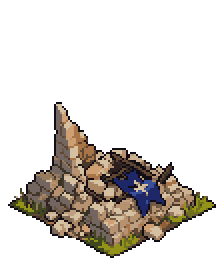
#> input picture assets/pixellab/buildings/town_tower/ruins.png, 112 x 136 px, found by its file name (shown 2 times larger)
$ python bell_ruins_from_tower.py
#> lines starting #> are read from the running program, lines starting #| are printed output that depends on the picture; after the words box and inside, x2 and y2 are one past the last pixel; in counts of white or black regions, pixels touching at a corner belong together
"""The bell tower's ruins: the approved town_tower ruins (PixelLab, footprint 1.6) scaled to the bell tower's 1.1 plot
with a premultiplied Lanczos downscale, snapped back to the source's 32-colour palette, outlined, and placed so the
two anchors meet. Run after finish_bell.py (which writes intact and damaged; its own ruins were rejected as too rough).
Usage (from the project root): python tools/dev/ref_convert/bell_ruins_from_tower.py
"""
import numpy as np
from PIL import Image

D = "assets/pixellab/buildings/"
src = Image.open(D + "town_tower/ruins.png").convert("RGBA")
#> src is the input picture: PIL image 112x136 RGBA; mean R, G, B, A 28.4, 24, 19.2, 61.6
k = 1.1 / 1.6
nw, nh = round(src.width * k), round(src.height * k)
#> nw = 77; nh = 94
sm = src.convert("RGBa").resize((nw, nh), Image.LANCZOS).convert("RGBA")
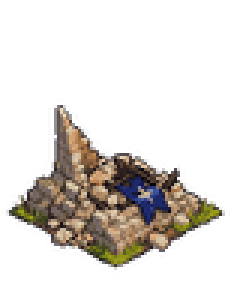
#> sm: PIL image 77x94 RGBA (shown 3 times larger); mean R, G, B, A 30, 25.4, 20.3, 61.6; transparent parts drawn white
al = np.array(sm.getchannel("A")) >= 120
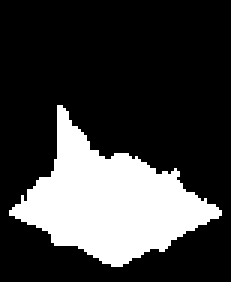
#> al: shape (94, 77) bool (shown 3 times larger); 24.2% white; 1 white region, box (x1, y1, x2, y2) and area: (3, 35, 74, 89) 1751
pal = src.convert("RGB").quantize(colors=32, method=Image.Quantize.MEDIANCUT, dither=Image.Dither.NONE)
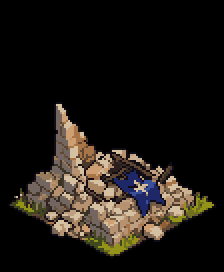
#> pal: PIL image 112x136 P (shown 2 times larger); mean R, G, B 28.4, 24, 19.2
q = sm.convert("RGB").quantize(palette=pal, dither=Image.Dither.NONE).convert("RGB")
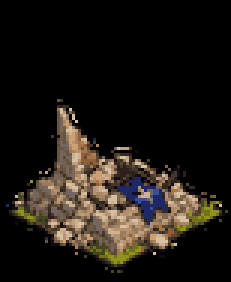
#> q: PIL image 77x94 RGB (shown 3 times larger); mean R, G, B 29.7, 24.9, 19.4
a = np.zeros((nh, nw, 4), np.uint8)
a[..., :3] = np.array(q)
a[..., 3] = np.where(al, 255, 0)
p = np.pad(al, 1)
#> p: shape (96, 79) bool; 23.1% white; 1 white region, box (x1, y1, x2, y2) and area: (4, 36, 75, 90) 1751
edge = al & ~(p[:-2, 1:-1] & p[2:, 1:-1] & p[1:-1, :-2] & p[1:-1, 2:])
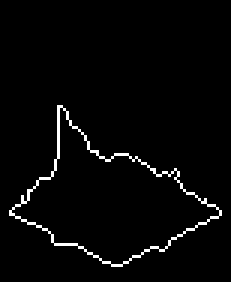
#> edge: shape (94, 77) bool (shown 3 times larger); 2.6% white in thin lines or dots, all inside (x1, y1, x2, y2) = (3, 35, 74, 89)
a[edge, :3] = (a[edge, :3] * 0.4 + np.array([34, 26, 24]) * 0.6).astype(np.uint8)
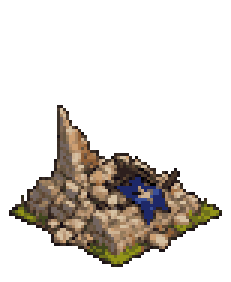
#> a: shape (94, 77, 4) (shown 3 times larger); mean R, G, B, A 29.2, 24.5, 19.1, 61.7; transparent parts drawn white
# town_tower's anchor (60, 172), scaled, lands on the bell tower's anchor (73, 200) on its 152 x 220 canvas
canvas = np.zeros((220, 152, 4), np.uint8)
ox, oy = round(73 - 60 * k), round(200 - 172 * k)
canvas[oy:oy + nh, ox:ox + nw] = a
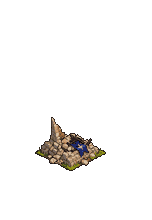
#> canvas: shape (220, 152, 4); mean R, G, B, A 6.3, 5.3, 4.1, 13.4; transparent parts drawn white
Image.fromarray(canvas, "RGBA").save(D + "bell_tower/ruins.png")
print("ruins placed at", ox, oy, "size", nw, nh)
#| ruins placed at 32 82 size 77 94
